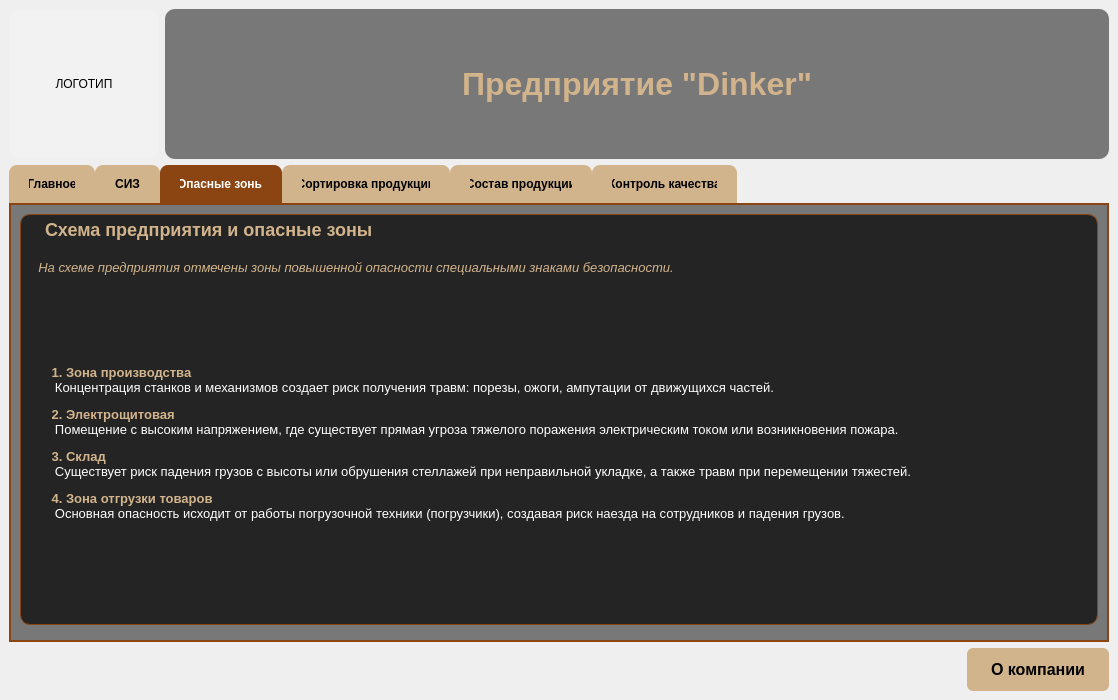
<?xml version="1.0" encoding="UTF-8"?>
<ui version="4.0">
 <class>MainWindow</class>
 <widget class="QMainWindow" name="MainWindow">
  <property name="geometry">
   <rect>
    <x>0</x>
    <y>0</y>
    <width>1113</width>
    <height>700</height>
   </rect>
  </property>
  <property name="windowTitle">
   <string>Предприятие кондитерских изделий &quot;Dinker&quot;</string>
  </property>
  <widget class="QWidget" name="centralwidget">
   <property name="styleSheet">
    <string notr="true">background: transparent;</string>
   </property>
   <layout class="QVBoxLayout" name="verticalLayout">
    <item>
     <layout class="QHBoxLayout" name="headerLayout">
      <item>
       <widget class="QLabel" name="logoLabel">
        <property name="minimumSize">
         <size>
          <width>150</width>
          <height>150</height>
         </size>
        </property>
        <property name="maximumSize">
         <size>
          <width>150</width>
          <height>150</height>
         </size>
        </property>
        <property name="styleSheet">
         <string notr="true">border: 2px solid rgba(0, 0, 0, 0.0); 
background-color: rgba(255, 255, 255, 0.2);
border-radius: 10px; </string>
        </property>
        <property name="frameShape">
         <enum>QFrame::Shape::Box</enum>
        </property>
        <property name="text">
         <string>ЛОГОТИП</string>
        </property>
        <property name="scaledContents">
         <bool>true</bool>
        </property>
        <property name="alignment">
         <set>Qt::AlignmentFlag::AlignCenter</set>
        </property>
       </widget>
      </item>
      <item>
       <widget class="QLabel" name="companyNameLabel">
        <property name="styleSheet">
         <string notr="true">font-size: 24pt; font-weight: bold; color: #D2B48C; padding: 20px; background-color: rgba(0, 0, 0, 0.5); border-radius: 10px; </string>
        </property>
        <property name="text">
         <string>Предприятие &quot;Dinker&quot;</string>
        </property>
        <property name="alignment">
         <set>Qt::AlignmentFlag::AlignCenter</set>
        </property>
       </widget>
      </item>
     </layout>
    </item>
    <item>
     <widget class="QTabWidget" name="tabWidget">
      <property name="styleSheet">
       <string notr="true">QTabWidget::pane { 
    border: 2px solid #8B4513; 
    background-color: rgba(0, 0, 0, 0.5); 
}
QTabBar::tab { 
    background: #D2B48C; 
    padding: 12px 20px; 
    font-weight: bold;
    border-top-left-radius: 8px;
    border-top-right-radius: 8px;
    color: black;
}
QTabBar::tab:selected { 
    background: #8B4513; 
    color: white; 
}
QTabBar::tab:hover { 
    background: #A0522D; 
    color: white; 
}</string>
      </property>
      <property name="currentIndex">
       <number>2</number>
      </property>
      <widget class="QWidget" name="mainTab">
       <attribute name="title">
        <string>Главное</string>
       </attribute>
       <layout class="QVBoxLayout" name="verticalLayout_7">
        <item>
         <widget class="QLabel" name="welcomeLabel">
          <property name="styleSheet">
           <string notr="true">font-size: 36pt; font-weight: bold; color: white; padding: 20px; background-color: rgba(0, 0, 0, 0.3); border-radius: 20px; margin: 20px;</string>
          </property>
          <property name="text">
           <string>Добро пожаловать на наше предприятие!</string>
          </property>
          <property name="alignment">
           <set>Qt::AlignmentFlag::AlignCenter</set>
          </property>
         </widget>
        </item>
        <item>
         <widget class="QTextBrowser" name="welcomeTextBrowser">
          <property name="styleSheet">
           <string notr="true">background-color: rgba(0, 0, 0, 0.5); border-radius: 10px; border: 1px solid #8B4513; color: white;</string>
          </property>
          <property name="html">
           <string>&lt;!DOCTYPE HTML PUBLIC &quot;-//W3C//DTD HTML 4.0//EN&quot; &quot;http://www.w3.org/TR/REC-html40/strict.dtd&quot;&gt;
&lt;html&gt;&lt;head&gt;&lt;meta name=&quot;qrichtext&quot; content=&quot;1&quot; /&gt;&lt;meta charset=&quot;utf-8&quot; /&gt;&lt;style type=&quot;text/css&quot;&gt;
p, li { white-space: pre-wrap; }
hr { height: 1px; border-width: 0; }
li.unchecked::marker { content: &quot;\2610&quot;; }
li.checked::marker { content: &quot;\2612&quot;; }
&lt;/style&gt;&lt;/head&gt;&lt;body style=&quot; font-family:'Segoe UI'; font-size:9pt; font-weight:400; font-style:normal;&quot;&gt;
&lt;h2 align=&quot;center&quot; style=&quot; margin-top:30px; margin-bottom:12px; margin-left:30px; margin-right:30px; -qt-block-indent:0; text-indent:0px;&quot;&gt;&lt;span style=&quot; font-size:12pt; font-weight:700; color:#d2b48c;&quot;&gt;Мы рады приветствовать вас на нашем предприятии!&lt;/span&gt;&lt;/h2&gt;
&lt;p align=&quot;center&quot; style=&quot; margin-top:12px; margin-bottom:12px; margin-left:30px; margin-right:30px; -qt-block-indent:0; text-indent:0px;&quot;&gt;&lt;span style=&quot; font-size:12pt; color:#ffffff;&quot;&gt;Dinker поддерживает вас в воспитании счастливых или не очень детей, предлагая уникальную продукцию наших шоколатье и белую глазурь наших шефов, создавая радостные моменты, которые не забываются. Эта важная составляющая в развитии детей, которая всегда была частью нашей истории.&lt;/span&gt;&lt;/p&gt;
&lt;p align=&quot;center&quot; style=&quot; margin-top:0px; margin-bottom:0px; margin-left:0px; margin-right:0px; -qt-block-indent:0; text-indent:0px;&quot;&gt;&lt;span style=&quot; font-size:12pt; color:#ffffff;&quot;&gt;&lt;br /&gt;&lt;/span&gt;&lt;/p&gt;
&lt;h3 align=&quot;center&quot; style=&quot; margin-top:14px; margin-bottom:12px; margin-left:30px; margin-right:30px; -qt-block-indent:0; text-indent:0px;&quot;&gt;&lt;span style=&quot; font-size:18pt; font-weight:700; color:#d2b48c;&quot;&gt;Используйте вкладки выше для навигации:&lt;/span&gt;&lt;/h3&gt;
&lt;p style=&quot; margin-top:20px; margin-bottom:0px; margin-left:50px; margin-right:50px; -qt-block-indent:1; text-indent:0px;&quot;&gt;&lt;span style=&quot; font-size:12pt; font-weight:700; color:#d2b48c;&quot;&gt;СИЗ&lt;/span&gt;&lt;span style=&quot; font-size:12pt; color:#ffffff;&quot;&gt; - информация о средствах индивидуальной защиты.&lt;/span&gt;&lt;/p&gt;
&lt;p style=&quot; margin-top:0px; margin-bottom:0px; margin-left:50px; margin-right:50px; -qt-block-indent:1; text-indent:0px;&quot;&gt;&lt;span style=&quot; font-size:12pt; font-weight:700; color:#d2b48c;&quot;&gt;Опасные зоны&lt;/span&gt;&lt;span style=&quot; font-size:12pt; color:#ffffff;&quot;&gt; - схема предприятия и зоны повышенной опасности.&lt;/span&gt;&lt;/p&gt;
&lt;p style=&quot; margin-top:0px; margin-bottom:0px; margin-left:50px; margin-right:50px; -qt-block-indent:1; text-indent:0px;&quot;&gt;&lt;span style=&quot; font-size:12pt; font-weight:700; color:#d2b48c;&quot;&gt;Сортировка продукции&lt;/span&gt;&lt;span style=&quot; font-size:12pt; color:#ffffff;&quot;&gt; - классификация нашей продукции.&lt;/span&gt;&lt;/p&gt;
&lt;p style=&quot; margin-top:0px; margin-bottom:0px; margin-left:50px; margin-right:50px; -qt-block-indent:1; text-indent:0px;&quot;&gt;&lt;span style=&quot; font-size:12pt; font-weight:700; color:#d2b48c;&quot;&gt;Состав продукции&lt;/span&gt;&lt;span style=&quot; font-size:12pt; color:#ffffff;&quot;&gt; - ингредиенты и рецептуры.&lt;/span&gt;&lt;/p&gt;
&lt;p style=&quot; margin-top:0px; margin-bottom:20px; margin-left:50px; margin-right:50px; -qt-block-indent:1; text-indent:0px;&quot;&gt;&lt;span style=&quot; font-size:12pt; font-weight:700; color:#d2b48c;&quot;&gt;Контроль качества&lt;/span&gt;&lt;span style=&quot; font-size:12pt; color:#ffffff;&quot;&gt; - стандарты и процедуры контроля.&lt;/span&gt;&lt;/p&gt;
&lt;p align=&quot;center&quot; style=&quot; margin-top:0px; margin-bottom:0px; margin-left:0px; margin-right:0px; -qt-block-indent:0; text-indent:0px;&quot;&gt;&lt;span style=&quot; font-size:12pt; color:#ffffff;&quot;&gt;&lt;br /&gt;&lt;/span&gt;&lt;/p&gt;
&lt;p align=&quot;center&quot; style=&quot; margin-top:12px; margin-bottom:12px; margin-left:30px; margin-right:30px; -qt-block-indent:0; text-indent:0px;&quot;&gt;&lt;span style=&quot; font-size:12pt; font-style:italic; color:#d2b48c;&quot;&gt;Более 1 дня мы создаём (не)сладкие моменты для наших клиентов!&lt;/span&gt;&lt;/p&gt;&lt;/body&gt;&lt;/html&gt;</string>
          </property>
         </widget>
        </item>
       </layout>
      </widget>
      <widget class="QWidget" name="sizTab">
       <attribute name="title">
        <string>СИЗ</string>
       </attribute>
       <layout class="QVBoxLayout" name="verticalLayout_2">
        <item>
         <widget class="QTextBrowser" name="sizTextBrowser">
          <property name="styleSheet">
           <string notr="true">background-color: rgba(0, 0, 0, 0.7); border-radius: 10px; border: 1px solid #8B4513; color: white;</string>
          </property>
          <property name="html">
           <string>&lt;!DOCTYPE HTML PUBLIC &quot;-//W3C//DTD HTML 4.0//EN&quot; &quot;http://www.w3.org/TR/REC-html40/strict.dtd&quot;&gt;
&lt;html&gt;&lt;head&gt;&lt;meta name=&quot;qrichtext&quot; content=&quot;1&quot; /&gt;&lt;meta charset=&quot;utf-8&quot; /&gt;&lt;style type=&quot;text/css&quot;&gt;
p, li { white-space: pre-wrap; }
hr { height: 1px; border-width: 0; }
li.unchecked::marker { content: &quot;\2610&quot;; }
li.checked::marker { content: &quot;\2612&quot;; }
&lt;/style&gt;&lt;/head&gt;&lt;body style=&quot; font-family:'Segoe UI'; font-size:9pt; font-weight:400; font-style:normal;&quot;&gt;
&lt;h2 style=&quot; margin-top:16px; margin-bottom:12px; margin-left:0px; margin-right:0px; -qt-block-indent:0; text-indent:0px;&quot;&gt;&lt;span style=&quot; font-size:10pt; font-weight:700; color:#d2b48c;&quot;&gt;Средства индивидуальной защиты на шоколадной фабрике&lt;/span&gt;&lt;/h2&gt;
&lt;p style=&quot; margin-top:12px; margin-bottom:12px; margin-left:0px; margin-right:0px; -qt-block-indent:0; text-indent:0px;&quot;&gt;&lt;span style=&quot; font-size:10pt; color:#ffffff;&quot;&gt;Все работники производства обязаны использовать следующие СИЗ:&lt;/span&gt;&lt;/p&gt;
&lt;ul style=&quot;margin-top: 0px; margin-bottom: 0px; margin-left: 0px; margin-right: 0px; -qt-list-indent: 1;&quot;&gt;
&lt;li style=&quot; font-size:10pt; color:#ffffff;&quot; style=&quot; margin-top:12px; margin-bottom:0px; margin-left:0px; margin-right:0px; -qt-block-indent:0; text-indent:0px;&quot;&gt;&lt;span style=&quot; font-weight:700; color:#d2b48c;&quot;&gt;Халат белого цвета&lt;/span&gt; - из гипоаллергенной ткани, ежедневная замена&lt;/li&gt;
&lt;li style=&quot; font-size:10pt; color:#ffffff;&quot; style=&quot; margin-top:0px; margin-bottom:0px; margin-left:0px; margin-right:0px; -qt-block-indent:0; text-indent:0px;&quot;&gt;&lt;span style=&quot; font-weight:700; color:#d2b48c;&quot;&gt;Защитная шапочка/сетка для волос&lt;/span&gt; - полное покрытие волос&lt;/li&gt;
&lt;li style=&quot; font-size:10pt; color:#ffffff;&quot; style=&quot; margin-top:0px; margin-bottom:0px; margin-left:0px; margin-right:0px; -qt-block-indent:0; text-indent:0px;&quot;&gt;&lt;span style=&quot; font-weight:700; color:#d2b48c;&quot;&gt;Бахилы/специальная обувь&lt;/span&gt; - антискользящая подошва&lt;/li&gt;
&lt;li style=&quot; font-size:10pt; color:#ffffff;&quot; style=&quot; margin-top:0px; margin-bottom:0px; margin-left:0px; margin-right:0px; -qt-block-indent:0; text-indent:0px;&quot;&gt;&lt;span style=&quot; font-weight:700; color:#d2b48c;&quot;&gt;Перчитки одноразовые&lt;/span&gt; - нитриловые, гипоаллергенные&lt;/li&gt;
&lt;li style=&quot; font-size:10pt; color:#ffffff;&quot; style=&quot; margin-top:0px; margin-bottom:0px; margin-left:0px; margin-right:0px; -qt-block-indent:0; text-indent:0px;&quot;&gt;&lt;span style=&quot; font-weight:700; color:#d2b48c;&quot;&gt;Маска/респиратор&lt;/span&gt; - при работе с сыпучими материалами&lt;/li&gt;
&lt;li style=&quot; font-size:10pt; color:#ffffff;&quot; style=&quot; margin-top:0px; margin-bottom:12px; margin-left:0px; margin-right:0px; -qt-block-indent:0; text-indent:0px;&quot;&gt;&lt;span style=&quot; font-weight:700; color:#d2b48c;&quot;&gt;Защитные очки&lt;/span&gt; - при работе с горячими массами&lt;/li&gt;&lt;/ul&gt;
&lt;h3 style=&quot; margin-top:14px; margin-bottom:12px; margin-left:0px; margin-right:0px; -qt-block-indent:0; text-indent:0px;&quot;&gt;&lt;span style=&quot; font-size:10pt; font-weight:700; color:#d2b48c;&quot;&gt;Требования к гигиене:&lt;/span&gt;&lt;/h3&gt;
&lt;ul style=&quot;margin-top: 0px; margin-bottom: 0px; margin-left: 0px; margin-right: 0px; -qt-list-indent: 1;&quot;&gt;
&lt;li style=&quot; font-size:10pt; color:#ffffff;&quot; style=&quot; margin-top:12px; margin-bottom:0px; margin-left:0px; margin-right:0px; -qt-block-indent:0; text-indent:0px;&quot;&gt;Обязательное мытье рук перед началом работы&lt;/li&gt;
&lt;li style=&quot; font-size:10pt; color:#ffffff;&quot; style=&quot; margin-top:0px; margin-bottom:0px; margin-left:0px; margin-right:0px; -qt-block-indent:0; text-indent:0px;&quot;&gt;Запрет на ношение украшений и часов&lt;/li&gt;
&lt;li style=&quot; font-size:10pt; color:#ffffff;&quot; style=&quot; margin-top:0px; margin-bottom:12px; margin-left:0px; margin-right:0px; -qt-block-indent:0; text-indent:0px;&quot;&gt;Регулярная дезинфекция рабочего места&lt;/li&gt;&lt;/ul&gt;&lt;/body&gt;&lt;/html&gt;</string>
          </property>
         </widget>
        </item>
       </layout>
      </widget>
      <widget class="QWidget" name="dangerZonesTab">
       <attribute name="title">
        <string>Опасные зоны</string>
       </attribute>
       <layout class="QVBoxLayout" name="verticalLayout_3">
        <item>
         <widget class="QTextBrowser" name="dangerZonesTextBrowser">
          <property name="styleSheet">
           <string notr="true">background-color: rgba(0, 0, 0, 0.7); border-radius: 10px; border: 1px solid #8B4513; color: white;</string>
          </property>
          <property name="html">
           <string>&lt;!DOCTYPE HTML PUBLIC &quot;-//W3C//DTD HTML 4.0//EN&quot; &quot;http://www.w3.org/TR/REC-html40/strict.dtd&quot;&gt;
&lt;html&gt;&lt;head&gt;&lt;meta name=&quot;qrichtext&quot; content=&quot;1&quot; /&gt;&lt;meta charset=&quot;utf-8&quot; /&gt;&lt;style type=&quot;text/css&quot;&gt;
p, li { white-space: pre-wrap; }
hr { height: 1px; border-width: 0; }
li.unchecked::marker { content: &quot;\2610&quot;; }
li.checked::marker { content: &quot;\2612&quot;; }
&lt;/style&gt;&lt;/head&gt;&lt;body style=&quot; font-family:'Segoe UI'; font-size:9pt; font-weight:400; font-style:normal;&quot;&gt;
&lt;h2 style=&quot; margin-top:16px; margin-bottom:12px; margin-left:0px; margin-right:0px; -qt-block-indent:0; text-indent:0px;&quot;&gt;&lt;span style=&quot; font-size:x-large; font-weight:700;&quot;&gt;    &lt;/span&gt;&lt;span style=&quot; font-size:10pt; font-weight:700; color:#d2b48c;&quot;&gt;Схема предприятия и опасные зоны&lt;/span&gt;&lt;/h2&gt;
&lt;p style=&quot; margin-top:20px; margin-bottom:20px; margin-left:0px; margin-right:0px; -qt-block-indent:0; text-indent:0px;&quot;&gt;    &lt;span style=&quot; font-size:10pt; font-style:italic; color:#d2b48c;&quot;&gt;На схеме предприятия отмечены зоны повышенной опасности специальными знаками безопасности.&lt;/span&gt;&lt;/p&gt;
&lt;p align=&quot;center&quot; style=&quot; margin-top:20px; margin-bottom:20px; margin-left:0px; margin-right:0px; -qt-block-indent:0; text-indent:0px;&quot;&gt;    &lt;img src=&quot;schema.jpg&quot; style=&quot;max-width:100%;&quot; /&gt;&lt;/p&gt;
&lt;p style=&quot; margin-top:30px; margin-bottom:0px; margin-left:0px; margin-right:0px; -qt-block-indent:0; text-indent:0px;&quot;&gt;    &lt;/p&gt;
&lt;p style=&quot; margin-top:12px; margin-bottom:12px; margin-left:0px; margin-right:0px; -qt-block-indent:0; text-indent:0px;&quot;&gt;        &lt;span style=&quot; font-size:10pt; font-weight:700; color:#d2b48c;&quot;&gt;1. Зона производства&lt;/span&gt;&lt;br /&gt;         &lt;span style=&quot; font-size:10pt; color:#ffffff;&quot;&gt;Концентрация станков и механизмов создает риск получения травм: порезы, ожоги, ампутации от движущихся частей.&lt;/span&gt;         &lt;/p&gt;
&lt;p style=&quot; margin-top:12px; margin-bottom:12px; margin-left:0px; margin-right:0px; -qt-block-indent:0; text-indent:0px;&quot;&gt;        &lt;span style=&quot; font-size:10pt; font-weight:700; color:#d2b48c;&quot;&gt;2. Электрощитовая&lt;/span&gt;&lt;br /&gt;         &lt;span style=&quot; font-size:10pt; color:#ffffff;&quot;&gt;Помещение с высоким напряжением, где существует прямая угроза тяжелого поражения электрическим током или возникновения пожара.&lt;/span&gt;         &lt;/p&gt;
&lt;p style=&quot; margin-top:12px; margin-bottom:12px; margin-left:0px; margin-right:0px; -qt-block-indent:0; text-indent:0px;&quot;&gt;        &lt;span style=&quot; font-size:10pt; font-weight:700; color:#d2b48c;&quot;&gt;3. Склад&lt;/span&gt;&lt;br /&gt;         &lt;span style=&quot; font-size:10pt; color:#ffffff;&quot;&gt;Существует риск падения грузов с высоты или обрушения стеллажей при неправильной укладке, а также травм при перемещении тяжестей.&lt;/span&gt;         &lt;/p&gt;
&lt;p style=&quot; margin-top:12px; margin-bottom:12px; margin-left:0px; margin-right:0px; -qt-block-indent:0; text-indent:0px;&quot;&gt;        &lt;span style=&quot; font-size:10pt; font-weight:700; color:#d2b48c;&quot;&gt;4. Зона отгрузки товаров&lt;/span&gt;&lt;br /&gt;         &lt;span style=&quot; font-size:10pt; color:#ffffff;&quot;&gt;Основная опасность исходит от работы погрузочной техники (погрузчики), создавая риск наезда на сотрудников и падения грузов.&lt;/span&gt;     &lt;/p&gt;&lt;/body&gt;&lt;/html&gt;</string>
          </property>
         </widget>
        </item>
        <item>
         <widget class="QFrame" name="frame">
          <property name="frameShape">
           <enum>QFrame::Shape::StyledPanel</enum>
          </property>
          <property name="frameShadow">
           <enum>QFrame::Shadow::Raised</enum>
          </property>
         </widget>
        </item>
       </layout>
      </widget>
      <widget class="QWidget" name="sortingTab">
       <attribute name="title">
        <string>Сортировка продукции</string>
       </attribute>
       <layout class="QVBoxLayout" name="verticalLayout_4">
        <item>
         <widget class="QTextBrowser" name="sortingTextBrowser">
          <property name="styleSheet">
           <string notr="true">background-color: rgba(0, 0, 0, 0.7); border-radius: 10px; border: 1px solid #8B4513; color: white;</string>
          </property>
          <property name="html">
           <string>&lt;!DOCTYPE HTML PUBLIC &quot;-//W3C//DTD HTML 4.0//EN&quot; &quot;http://www.w3.org/TR/REC-html40/strict.dtd&quot;&gt;
&lt;html&gt;&lt;head&gt;&lt;meta name=&quot;qrichtext&quot; content=&quot;1&quot; /&gt;&lt;meta charset=&quot;utf-8&quot; /&gt;&lt;style type=&quot;text/css&quot;&gt;
p, li { white-space: pre-wrap; }
hr { height: 1px; border-width: 0; }
li.unchecked::marker { content: &quot;\2610&quot;; }
li.checked::marker { content: &quot;\2612&quot;; }
&lt;/style&gt;&lt;/head&gt;&lt;body style=&quot; font-family:'Segoe UI'; font-size:9pt; font-weight:400; font-style:normal;&quot;&gt;
&lt;h2 align=&quot;center&quot; style=&quot; margin-top:16px; margin-bottom:12px; margin-left:0px; margin-right:0px; -qt-block-indent:0; text-indent:0px;&quot;&gt;&lt;span style=&quot; font-size:x-large; font-weight:700;&quot;&gt;    &lt;/span&gt;&lt;span style=&quot; font-size:10pt; font-weight:700; color:#d2b48c;&quot;&gt;Сортировка кондитерской продукции&lt;/span&gt;&lt;/h2&gt;
&lt;h3 align=&quot;center&quot; style=&quot; margin-top:14px; margin-bottom:12px; margin-left:0px; margin-right:0px; -qt-block-indent:0; text-indent:0px;&quot;&gt;&lt;span style=&quot; font-size:large; font-weight:700;&quot;&gt;    &lt;/span&gt;&lt;span style=&quot; font-size:10pt; font-weight:700; color:#d2b48c;&quot;&gt;Основные категории продукции:&lt;/span&gt;&lt;/h3&gt;
&lt;ol style=&quot;margin-top: 0px; margin-bottom: 0px; margin-left: 0px; margin-right: 0px; -qt-list-indent: 1;&quot;&gt;
&lt;li style=&quot; margin-top:12px; margin-bottom:0px; margin-left:0px; margin-right:0px; -qt-block-indent:0; text-indent:0px;&quot;&gt;    &lt;span style=&quot; font-size:10pt; font-weight:700; color:#d2b48c;&quot;&gt;Шоколадные батончики&lt;/span&gt;    
&lt;ul style=&quot;margin-top: 0px; margin-bottom: 0px; margin-left: 0px; margin-right: 0px; -qt-list-indent: 2;&quot;&gt;
&lt;li style=&quot; margin-top:0px; margin-bottom:0px; margin-left:0px; margin-right:0px; -qt-block-indent:0; text-indent:0px;&quot;&gt;С хрустящими злаками        &lt;/li&gt;
&lt;li style=&quot; margin-top:0px; margin-bottom:0px; margin-left:0px; margin-right:0px; -qt-block-indent:0; text-indent:0px;&quot;&gt;С вафлями и кремом        &lt;/li&gt;
&lt;li style=&quot; margin-top:0px; margin-bottom:0px; margin-left:0px; margin-right:0px; -qt-block-indent:0; text-indent:0px;&quot;&gt;С нугой и воздушным рисом        &lt;/li&gt;
&lt;li style=&quot; margin-top:0px; margin-bottom:0px; margin-left:0px; margin-right:0px; -qt-block-indent:0; text-indent:0px;&quot;&gt;Мини-формат    &lt;/li&gt;&lt;/ul&gt;&lt;/li&gt;
&lt;p style=&quot;-qt-paragraph-type:empty; margin-top:0px; margin-bottom:0px; margin-left:0px; margin-right:0px; -qt-block-indent:0; text-indent:0px;&quot;&gt;&lt;br /&gt;&lt;/p&gt;
&lt;li style=&quot; margin-top:0px; margin-bottom:0px; margin-left:0px; margin-right:0px; -qt-block-indent:0; text-indent:0px;&quot;&gt;    &lt;span style=&quot; font-size:10pt; font-weight:700; color:#d2b48c;&quot;&gt;Шоколадные изделия&lt;/span&gt;    
&lt;ul style=&quot;margin-top: 0px; margin-bottom: 0px; margin-left: 0px; margin-right: 0px; -qt-list-indent: 2;&quot;&gt;
&lt;li style=&quot; margin-top:0px; margin-bottom:0px; margin-left:0px; margin-right:0px; -qt-block-indent:0; text-indent:0px;&quot;&gt;Шоколадные яйца с сюрпризом        &lt;/li&gt;
&lt;li style=&quot; margin-top:0px; margin-bottom:0px; margin-left:0px; margin-right:0px; -qt-block-indent:0; text-indent:0px;&quot;&gt;Фигурный шоколад        &lt;/li&gt;
&lt;li style=&quot; margin-top:0px; margin-bottom:0px; margin-left:0px; margin-right:0px; -qt-block-indent:0; text-indent:0px;&quot;&gt;Молочный шоколад        &lt;/li&gt;
&lt;li style=&quot; margin-top:0px; margin-bottom:0px; margin-left:0px; margin-right:0px; -qt-block-indent:0; text-indent:0px;&quot;&gt;Белый шоколад    &lt;/li&gt;&lt;/ul&gt;&lt;/li&gt;
&lt;p style=&quot;-qt-paragraph-type:empty; margin-top:0px; margin-bottom:0px; margin-left:0px; margin-right:0px; -qt-block-indent:0; text-indent:0px;&quot;&gt;&lt;br /&gt;&lt;/p&gt;
&lt;li style=&quot; margin-top:0px; margin-bottom:0px; margin-left:0px; margin-right:0px; -qt-block-indent:0; text-indent:0px;&quot;&gt;    &lt;span style=&quot; font-size:10pt; font-weight:700; color:#d2b48c;&quot;&gt;Мучные кондитерские изделия&lt;/span&gt;    
&lt;ul style=&quot;margin-top: 0px; margin-bottom: 0px; margin-left: 0px; margin-right: 0px; -qt-list-indent: 2;&quot;&gt;
&lt;li style=&quot; margin-top:0px; margin-bottom:0px; margin-left:0px; margin-right:0px; -qt-block-indent:0; text-indent:0px;&quot;&gt;Шоколадные кексы        &lt;/li&gt;
&lt;li style=&quot; margin-top:0px; margin-bottom:0px; margin-left:0px; margin-right:0px; -qt-block-indent:0; text-indent:0px;&quot;&gt;Пончики с глазурью        &lt;/li&gt;
&lt;li style=&quot; margin-top:0px; margin-bottom:0px; margin-left:0px; margin-right:0px; -qt-block-indent:0; text-indent:0px;&quot;&gt;Бисквитные изделия    &lt;/li&gt;&lt;/ul&gt;&lt;/li&gt;&lt;/ol&gt;
&lt;h3 align=&quot;center&quot; style=&quot; margin-top:14px; margin-bottom:12px; margin-left:0px; margin-right:0px; -qt-block-indent:0; text-indent:0px;&quot;&gt;&lt;span style=&quot; font-size:large; font-weight:700;&quot;&gt;    &lt;/span&gt;&lt;span style=&quot; font-size:10pt; font-weight:700; color:#d2b48c;&quot;&gt;Процесс сортировки:&lt;/span&gt;&lt;/h3&gt;
&lt;ul style=&quot;margin-top: 0px; margin-bottom: 0px; margin-left: 0px; margin-right: 0px; -qt-list-indent: 1;&quot;&gt;
&lt;li style=&quot; margin-top:12px; margin-bottom:0px; margin-left:0px; margin-right:0px; -qt-block-indent:0; text-indent:0px;&quot;&gt;Автоматическая сортировка по весу и размеру    &lt;/li&gt;
&lt;li style=&quot; margin-top:0px; margin-bottom:0px; margin-left:0px; margin-right:0px; -qt-block-indent:0; text-indent:0px;&quot;&gt;Визуальный контроль качества шоколадной глазури    &lt;/li&gt;
&lt;li style=&quot; margin-top:0px; margin-bottom:0px; margin-left:0px; margin-right:0px; -qt-block-indent:0; text-indent:0px;&quot;&gt;Упаковка по товарным категориям    &lt;/li&gt;
&lt;li style=&quot; margin-top:0px; margin-bottom:12px; margin-left:0px; margin-right:0px; -qt-block-indent:0; text-indent:0px;&quot;&gt;Маркировка и штрих-кодирование партий&lt;/li&gt;&lt;/ul&gt;&lt;/body&gt;&lt;/html&gt;</string>
          </property>
         </widget>
        </item>
       </layout>
      </widget>
      <widget class="QWidget" name="compositionTab">
       <attribute name="title">
        <string>Состав продукции</string>
       </attribute>
       <layout class="QVBoxLayout" name="verticalLayout_5">
        <item>
         <widget class="QTextBrowser" name="compositionTextBrowser">
          <property name="styleSheet">
           <string notr="true">background-color: rgba(0, 0, 0, 0.7); border-radius: 10px; border: 1px solid #8B4513; color: white;</string>
          </property>
          <property name="html">
           <string>&lt;!DOCTYPE HTML PUBLIC &quot;-//W3C//DTD HTML 4.0//EN&quot; &quot;http://www.w3.org/TR/REC-html40/strict.dtd&quot;&gt;
&lt;html&gt;&lt;head&gt;&lt;meta name=&quot;qrichtext&quot; content=&quot;1&quot; /&gt;&lt;meta charset=&quot;utf-8&quot; /&gt;&lt;style type=&quot;text/css&quot;&gt;
p, li { white-space: pre-wrap; }
hr { height: 1px; border-width: 0; }
li.unchecked::marker { content: &quot;\2610&quot;; }
li.checked::marker { content: &quot;\2612&quot;; }
&lt;/style&gt;&lt;/head&gt;&lt;body style=&quot; font-family:'Segoe UI'; font-size:9pt; font-weight:400; font-style:normal;&quot;&gt;
&lt;h2 style=&quot; margin-top:16px; margin-bottom:12px; margin-left:0px; margin-right:0px; -qt-block-indent:0; text-indent:0px;&quot;&gt;&lt;span style=&quot; font-size:10pt; font-weight:700; color:#d2b48c;&quot;&gt;Состав шоколадной продукции&lt;/span&gt;&lt;/h2&gt;
&lt;h3 style=&quot; margin-top:14px; margin-bottom:12px; margin-left:0px; margin-right:0px; -qt-block-indent:0; text-indent:0px;&quot;&gt;&lt;span style=&quot; font-size:10pt; font-weight:700; color:#d2b48c;&quot;&gt;Основные ингредиенты:&lt;/span&gt;&lt;/h3&gt;
&lt;ul style=&quot;margin-top: 0px; margin-bottom: 0px; margin-left: 0px; margin-right: 0px; -qt-list-indent: 1;&quot;&gt;
&lt;li style=&quot; font-size:10pt; color:#ffffff;&quot; style=&quot; margin-top:12px; margin-bottom:0px; margin-left:0px; margin-right:0px; -qt-block-indent:0; text-indent:0px;&quot;&gt;&lt;span style=&quot; font-weight:700; color:#d2b48c;&quot;&gt;Какао-бобы&lt;/span&gt; - отборные, из Эквадора и Ганы&lt;/li&gt;
&lt;li style=&quot; font-size:10pt; color:#ffffff;&quot; style=&quot; margin-top:0px; margin-bottom:0px; margin-left:0px; margin-right:0px; -qt-block-indent:0; text-indent:0px;&quot;&gt;&lt;span style=&quot; font-weight:700; color:#d2b48c;&quot;&gt;Сахар&lt;/span&gt; - натуральный тростниковый&lt;/li&gt;
&lt;li style=&quot; font-size:10pt; color:#ffffff;&quot; style=&quot; margin-top:0px; margin-bottom:0px; margin-left:0px; margin-right:0px; -qt-block-indent:0; text-indent:0px;&quot;&gt;&lt;span style=&quot; font-weight:700; color:#d2b48c;&quot;&gt;Какао-масло&lt;/span&gt; - 100% натуральное&lt;/li&gt;
&lt;li style=&quot; font-size:10pt; color:#ffffff;&quot; style=&quot; margin-top:0px; margin-bottom:0px; margin-left:0px; margin-right:0px; -qt-block-indent:0; text-indent:0px;&quot;&gt;&lt;span style=&quot; font-weight:700; color:#d2b48c;&quot;&gt;Сухое молоко&lt;/span&gt; - высший сорт&lt;/li&gt;
&lt;li style=&quot; font-size:10pt; color:#ffffff;&quot; style=&quot; margin-top:0px; margin-bottom:0px; margin-left:0px; margin-right:0px; -qt-block-indent:0; text-indent:0px;&quot;&gt;&lt;span style=&quot; font-weight:700; color:#d2b48c;&quot;&gt;Лецитин&lt;/span&gt; - соевый, как эмульгатор&lt;/li&gt;
&lt;li style=&quot; font-size:10pt; color:#ffffff;&quot; style=&quot; margin-top:0px; margin-bottom:12px; margin-left:0px; margin-right:0px; -qt-block-indent:0; text-indent:0px;&quot;&gt;&lt;span style=&quot; font-weight:700; color:#d2b48c;&quot;&gt;Натуральные ароматизаторы&lt;/span&gt; - ваниль, мята, апельсин&lt;/li&gt;&lt;/ul&gt;
&lt;h3 style=&quot; margin-top:14px; margin-bottom:12px; margin-left:0px; margin-right:0px; -qt-block-indent:0; text-indent:0px;&quot;&gt;&lt;span style=&quot; font-size:10pt; font-weight:700; color:#d2b48c;&quot;&gt;Продукция:&lt;/span&gt;&lt;/h3&gt;
&lt;p style=&quot; margin-top:12px; margin-bottom:0px; margin-left:5px; margin-right:5px; -qt-block-indent:0; text-indent:0px;&quot;&gt;&lt;span style=&quot; font-size:10pt; color:#ffffff;&quot;&gt;1. &lt;/span&gt;&lt;span style=&quot; font-size:10pt; font-weight:700; color:#d2b48c;&quot;&gt;Молочный шоколад &amp;quot;Sock-o-late&amp;quot;&lt;/span&gt;&lt;span style=&quot; font-size:10pt; color:#ffffff;&quot;&gt;.&lt;/span&gt;&lt;/p&gt;
&lt;p style=&quot; margin-top:0px; margin-bottom:12px; margin-left:5px; margin-right:5px; -qt-block-indent:0; text-indent:0px;&quot;&gt;&lt;span style=&quot; font-size:10pt; color:#ffffff;&quot;&gt;Состав: какао бобы, сливки, молоко сухое, сахар, какао масло, растительное масло, ванильный сахар.&lt;/span&gt;&lt;/p&gt;
&lt;p style=&quot; margin-top:12px; margin-bottom:0px; margin-left:5px; margin-right:5px; -qt-block-indent:0; text-indent:0px;&quot;&gt;&lt;span style=&quot; font-size:10pt; color:#ffffff;&quot;&gt;2. &lt;/span&gt;&lt;span style=&quot; font-size:10pt; font-weight:700; color:#d2b48c;&quot;&gt;Белый шоколад &amp;quot;Sock-o-late Racist Edition&amp;quot;&lt;/span&gt;&lt;span style=&quot; font-size:10pt; color:#ffffff;&quot;&gt;.&lt;/span&gt;&lt;/p&gt;
&lt;p style=&quot; margin-top:0px; margin-bottom:12px; margin-left:5px; margin-right:5px; -qt-block-indent:0; text-indent:0px;&quot;&gt;&lt;span style=&quot; font-size:10pt; color:#ffffff;&quot;&gt;Состав: какао масло, сухое молоко сахар, ванильный сахар.&lt;/span&gt;&lt;/p&gt;
&lt;p style=&quot; margin-top:12px; margin-bottom:0px; margin-left:5px; margin-right:5px; -qt-block-indent:0; text-indent:0px;&quot;&gt;&lt;span style=&quot; font-size:10pt; color:#ffffff;&quot;&gt;3. &lt;/span&gt;&lt;span style=&quot; font-size:10pt; font-weight:700; color:#d2b48c;&quot;&gt;Батончик &amp;quot;Dinker Town&amp;quot;&lt;/span&gt;&lt;span style=&quot; font-size:10pt; color:#ffffff;&quot;&gt; - Хрустящий батончик с нежными злаками и молочным шоколадом.&lt;/span&gt;&lt;/p&gt;
&lt;p style=&quot; margin-top:0px; margin-bottom:12px; margin-left:5px; margin-right:5px; -qt-block-indent:0; text-indent:0px;&quot;&gt;&lt;span style=&quot; font-size:10pt; color:#ffffff;&quot;&gt;Состав: воздушные злаки, карамель, арахис, фирменный молочный шоколад.&lt;/span&gt;&lt;/p&gt;
&lt;p style=&quot; margin-top:12px; margin-bottom:0px; margin-left:5px; margin-right:5px; -qt-block-indent:0; text-indent:0px;&quot;&gt;&lt;span style=&quot; font-size:10pt; color:#ffffff;&quot;&gt;4. &lt;/span&gt;&lt;span style=&quot; font-size:10pt; font-weight:700; color:#d2b48c;&quot;&gt;Батончик &amp;quot;Dinker Decoy&amp;quot;&lt;/span&gt;&lt;span style=&quot; font-size:10pt; color:#ffffff;&quot;&gt; - Лёгкий и воздушный батончик с нугой и хрустящим рисом.&lt;/span&gt;&lt;/p&gt;
&lt;p style=&quot; margin-top:0px; margin-bottom:12px; margin-left:5px; margin-right:5px; -qt-block-indent:0; text-indent:0px;&quot;&gt;&lt;span style=&quot; font-size:10pt; color:#ffffff;&quot;&gt;Состав: воздушный рис, нуга, фирменный молочный шоколад.&lt;/span&gt;&lt;/p&gt;
&lt;p style=&quot; margin-top:12px; margin-bottom:0px; margin-left:5px; margin-right:5px; -qt-block-indent:0; text-indent:0px;&quot;&gt;&lt;span style=&quot; font-size:10pt; color:#ffffff;&quot;&gt;5. &lt;/span&gt;&lt;span style=&quot; font-size:10pt; font-weight:700; color:#d2b48c;&quot;&gt;Шоколадное яйцо &amp;quot;Dinker No Prize&amp;quot;&lt;/span&gt;&lt;span style=&quot; font-size:10pt; color:#ffffff;&quot;&gt; - Молочное шоколадное яйцо с сюрпризом внутри.&lt;/span&gt;&lt;/p&gt;
&lt;p style=&quot; margin-top:0px; margin-bottom:12px; margin-left:5px; margin-right:5px; -qt-block-indent:0; text-indent:0px;&quot;&gt;&lt;span style=&quot; font-size:10pt; color:#ffffff;&quot;&gt;Состав: фирменный молочный шоколад, карамельная начинка.&lt;/span&gt;&lt;/p&gt;
&lt;p style=&quot; margin-top:12px; margin-bottom:0px; margin-left:5px; margin-right:5px; -qt-block-indent:0; text-indent:0px;&quot;&gt;&lt;span style=&quot; font-size:10pt; color:#ffffff;&quot;&gt;6. &lt;/span&gt;&lt;span style=&quot; font-size:10pt; font-weight:700; color:#d2b48c;&quot;&gt;Мини-батончик &amp;quot;Dinker Credit Cards&amp;quot;&lt;/span&gt;&lt;span style=&quot; font-size:10pt; color:#ffffff;&quot;&gt; - Тонкий хрустящий вафельный батончик в белом шоколаде.&lt;/span&gt;&lt;/p&gt;
&lt;p style=&quot; margin-top:0px; margin-bottom:12px; margin-left:5px; margin-right:5px; -qt-block-indent:0; text-indent:0px;&quot;&gt;&lt;span style=&quot; font-size:10pt; color:#ffffff;&quot;&gt;Состав: вафля, карамель, фирменный белый шоколад.&lt;/span&gt;&lt;/p&gt;
&lt;p style=&quot; margin-top:12px; margin-bottom:0px; margin-left:5px; margin-right:5px; -qt-block-indent:0; text-indent:0px;&quot;&gt;&lt;span style=&quot; font-size:10pt; color:#ffffff;&quot;&gt;7. &lt;/span&gt;&lt;span style=&quot; font-size:10pt; font-weight:700; color:#d2b48c;&quot;&gt;Кекс &amp;quot;Dinker Toxic&amp;quot;&lt;/span&gt;&lt;span style=&quot; font-size:10pt; color:#ffffff;&quot;&gt; - Влажный шоколадный кекс с яркой зеленой глазурью.&lt;/span&gt;&lt;/p&gt;
&lt;p style=&quot; margin-top:0px; margin-bottom:12px; margin-left:5px; margin-right:5px; -qt-block-indent:0; text-indent:0px;&quot;&gt;&lt;span style=&quot; font-size:10pt; color:#ffffff;&quot;&gt;Состав: шоколадный бисквит, кремовая начинка, фирменный молочный шоколад (глазурь).&lt;/span&gt;&lt;/p&gt;
&lt;p style=&quot; margin-top:12px; margin-bottom:0px; margin-left:5px; margin-right:5px; -qt-block-indent:0; text-indent:0px;&quot;&gt;&lt;span style=&quot; font-size:10pt; color:#ffffff;&quot;&gt;8. &lt;/span&gt;&lt;span style=&quot; font-size:10pt; font-weight:700; color:#d2b48c;&quot;&gt;Пончик &amp;quot;Dinker Null&amp;quot;&lt;/span&gt;&lt;span style=&quot; font-size:10pt; color:#ffffff;&quot;&gt; - Классический сахарный пончик с цветной посыпкой.&lt;/span&gt;&lt;/p&gt;
&lt;p style=&quot; margin-top:0px; margin-bottom:12px; margin-left:5px; margin-right:5px; -qt-block-indent:0; text-indent:0px;&quot;&gt;&lt;span style=&quot; font-size:10pt; color:#ffffff;&quot;&gt;Состав: дрожжевое тесто, сахарная глазурь, кондитерская посыпка.&lt;/span&gt;&lt;/p&gt;
&lt;p style=&quot; margin-top:12px; margin-bottom:0px; margin-left:5px; margin-right:5px; -qt-block-indent:0; text-indent:0px;&quot;&gt;&lt;span style=&quot; font-size:10pt; color:#ffffff;&quot;&gt;9. &lt;/span&gt;&lt;span style=&quot; font-size:10pt; font-weight:700; color:#d2b48c;&quot;&gt;Батончик &amp;quot;Dinker BuyElo&amp;quot;&lt;/span&gt;&lt;span style=&quot; font-size:10pt; color:#ffffff;&quot;&gt; - Хрустящий вафельный батончик с нежной кремовой начинкой.&lt;/span&gt;&lt;/p&gt;
&lt;p style=&quot; margin-top:0px; margin-bottom:12px; margin-left:5px; margin-right:5px; -qt-block-indent:0; text-indent:0px;&quot;&gt;&lt;span style=&quot; font-size:10pt; color:#ffffff;&quot;&gt;Состав: вафля, кремовая начинка, измельченный миндаль, фирменный молочный шоколад.&lt;/span&gt;&lt;/p&gt;
&lt;h3 style=&quot; margin-top:14px; margin-bottom:12px; margin-left:0px; margin-right:0px; -qt-block-indent:0; text-indent:0px;&quot;&gt;&lt;span style=&quot; font-size:10pt; font-weight:700; color:#d2b48c;&quot;&gt;Поставка ингредиентов:&lt;/span&gt;&lt;/h3&gt;
&lt;p style=&quot; margin-top:12px; margin-bottom:12px; margin-left:5px; margin-right:5px; -qt-block-indent:0; text-indent:0px;&quot;&gt;&lt;span style=&quot; font-size:10pt; color:#ffffff;&quot;&gt;Основные ингредиенты (какао-продукты, орехи, мука) поставляются по долгосрочным контрактам с проверенными производителями. Сырье проходит строгий входящий контроль качества. Логистика выстроена для обеспечения бесперебойных поставок и сохранения свежести продукции.&lt;/span&gt;&lt;/p&gt;&lt;/body&gt;&lt;/html&gt;</string>
          </property>
         </widget>
        </item>
       </layout>
      </widget>
      <widget class="QWidget" name="qualityControlTab">
       <attribute name="title">
        <string>Контроль качества</string>
       </attribute>
       <layout class="QVBoxLayout" name="verticalLayout_6">
        <item>
         <widget class="QTextBrowser" name="qualityControlTextBrowser">
          <property name="styleSheet">
           <string notr="true">background-color: rgba(0, 0, 0, 0.7); border-radius: 10px; border: 1px solid #8B4513; color: white;</string>
          </property>
          <property name="html">
           <string>&lt;!DOCTYPE HTML PUBLIC &quot;-//W3C//DTD HTML 4.0//EN&quot; &quot;http://www.w3.org/TR/REC-html40/strict.dtd&quot;&gt;
&lt;html&gt;&lt;head&gt;&lt;meta name=&quot;qrichtext&quot; content=&quot;1&quot; /&gt;&lt;meta charset=&quot;utf-8&quot; /&gt;&lt;style type=&quot;text/css&quot;&gt;
p, li { white-space: pre-wrap; }
hr { height: 1px; border-width: 0; }
li.unchecked::marker { content: &quot;\2610&quot;; }
li.checked::marker { content: &quot;\2612&quot;; }
&lt;/style&gt;&lt;/head&gt;&lt;body style=&quot; font-family:'Segoe UI'; font-size:9pt; font-weight:400; font-style:normal;&quot;&gt;
&lt;h2 align=&quot;center&quot; style=&quot; margin-top:16px; margin-bottom:12px; margin-left:0px; margin-right:0px; -qt-block-indent:0; text-indent:0px;&quot;&gt;&lt;span style=&quot; font-size:x-large; font-weight:700;&quot;&gt;    &lt;/span&gt;&lt;span style=&quot; font-size:10pt; font-weight:700; color:#d2b48c;&quot;&gt;Контроль качества продукции&lt;/span&gt;&lt;/h2&gt;
&lt;h3 style=&quot; margin-top:14px; margin-bottom:12px; margin-left:0px; margin-right:0px; -qt-block-indent:0; text-indent:0px;&quot;&gt;&lt;span style=&quot; font-size:large; font-weight:700;&quot;&gt;    &lt;/span&gt;&lt;span style=&quot; font-size:10pt; font-weight:700; color:#d2b48c;&quot;&gt;Многоуровневая система контроля:&lt;/span&gt;&lt;/h3&gt;
&lt;ol style=&quot;margin-top: 0px; margin-bottom: 0px; margin-left: 0px; margin-right: 0px; -qt-list-indent: 1;&quot;&gt;
&lt;li style=&quot; margin-top:12px; margin-bottom:0px; margin-left:0px; margin-right:0px; -qt-block-indent:0; text-indent:0px;&quot;&gt;        &lt;span style=&quot; font-size:10pt; font-weight:700; color:#d2b48c;&quot;&gt;Входной контроль сырья&lt;/span&gt;        &lt;/li&gt;
&lt;li style=&quot; margin-top:0px; margin-bottom:0px; margin-left:0px; margin-right:0px; -qt-block-indent:0; text-indent:0px;&quot;&gt;        &lt;span style=&quot; font-size:10pt; font-weight:700; color:#d2b48c;&quot;&gt;Операционный контроль процесса&lt;/span&gt;        &lt;/li&gt;
&lt;li style=&quot; margin-top:0px; margin-bottom:0px; margin-left:0px; margin-right:0px; -qt-block-indent:0; text-indent:0px;&quot;&gt;        &lt;span style=&quot; font-size:10pt; font-weight:700; color:#d2b48c;&quot;&gt;Выходной контроль готовой продукции&lt;/span&gt;    &lt;/li&gt;&lt;/ol&gt;
&lt;p style=&quot;-qt-paragraph-type:empty; margin-top:0px; margin-bottom:0px; margin-left:0px; margin-right:0px; -qt-block-indent:0; text-indent:0px;&quot;&gt;&lt;br /&gt;&lt;/p&gt;
&lt;h3 style=&quot; margin-top:14px; margin-bottom:12px; margin-left:0px; margin-right:0px; -qt-block-indent:0; text-indent:0px;&quot;&gt;&lt;span style=&quot; font-size:large; font-weight:700;&quot;&gt;    &lt;/span&gt;&lt;span style=&quot; font-size:10pt; font-weight:700; color:#d2b48c;&quot;&gt;Критерии брака:&lt;/span&gt;&lt;/h3&gt;
&lt;ul style=&quot;margin-top: 0px; margin-bottom: 0px; margin-left: 0px; margin-right: 0px; -qt-list-indent: 1;&quot;&gt;
&lt;li style=&quot; margin-top:12px; margin-bottom:0px; margin-left:0px; margin-right:0px; -qt-block-indent:0; text-indent:0px;&quot;&gt;        &lt;span style=&quot; font-size:10pt; font-weight:700; color:#d2b48c;&quot;&gt;Дефекты внешнего вида:&lt;/span&gt;        
&lt;ul style=&quot;margin-top: 0px; margin-bottom: 0px; margin-left: 0px; margin-right: 0px; -qt-list-indent: 2;&quot;&gt;
&lt;li style=&quot; margin-top:0px; margin-bottom:0px; margin-left:0px; margin-right:0px; -qt-block-indent:0; text-indent:0px;&quot;&gt;Белый налет (жировое поседение)            &lt;/li&gt;
&lt;li style=&quot; margin-top:0px; margin-bottom:0px; margin-left:0px; margin-right:0px; -qt-block-indent:0; text-indent:0px;&quot;&gt;Трещины и сколы            &lt;/li&gt;
&lt;li style=&quot; margin-top:0px; margin-bottom:0px; margin-left:0px; margin-right:0px; -qt-block-indent:0; text-indent:0px;&quot;&gt;Неровная поверхность            &lt;/li&gt;
&lt;li style=&quot; margin-top:0px; margin-bottom:0px; margin-left:0px; margin-right:0px; -qt-block-indent:0; text-indent:0px;&quot;&gt;Пузыри воздуха &lt;/li&gt;&lt;/ul&gt;&lt;/li&gt;
&lt;p style=&quot; margin-top:0px; margin-bottom:0px; margin-left:0px; margin-right:0px; -qt-block-indent:1; text-indent:0px;&quot;&gt;               &lt;/p&gt;
&lt;li style=&quot; margin-top:0px; margin-bottom:0px; margin-left:0px; margin-right:0px; -qt-block-indent:0; text-indent:0px;&quot;&gt;        &lt;span style=&quot; font-size:10pt; font-weight:700; color:#d2b48c;&quot;&gt;Вкусовые дефекты:&lt;/span&gt;        
&lt;ul style=&quot;margin-top: 0px; margin-bottom: 0px; margin-left: 0px; margin-right: 0px; -qt-list-indent: 2;&quot;&gt;
&lt;li style=&quot; margin-top:0px; margin-bottom:0px; margin-left:0px; margin-right:0px; -qt-block-indent:0; text-indent:0px;&quot;&gt;Прогорклый вкус            &lt;/li&gt;
&lt;li style=&quot; margin-top:0px; margin-bottom:0px; margin-left:0px; margin-right:0px; -qt-block-indent:0; text-indent:0px;&quot;&gt;Неоднородность консистенции            &lt;/li&gt;
&lt;li style=&quot; margin-top:0px; margin-bottom:0px; margin-left:0px; margin-right:0px; -qt-block-indent:0; text-indent:0px;&quot;&gt;Посторонние привкусы  &lt;/li&gt;&lt;/ul&gt;&lt;/li&gt;
&lt;p style=&quot; margin-top:0px; margin-bottom:0px; margin-left:0px; margin-right:0px; -qt-block-indent:1; text-indent:0px;&quot;&gt;              &lt;/p&gt;
&lt;li style=&quot; margin-top:0px; margin-bottom:0px; margin-left:0px; margin-right:0px; -qt-block-indent:0; text-indent:0px;&quot;&gt;        &lt;span style=&quot; font-size:10pt; font-weight:700; color:#d2b48c;&quot;&gt;Упаковочные дефекты:&lt;/span&gt;        
&lt;ul style=&quot;margin-top: 0px; margin-bottom: 0px; margin-left: 0px; margin-right: 0px; -qt-list-indent: 2;&quot;&gt;
&lt;li style=&quot; margin-top:0px; margin-bottom:0px; margin-left:0px; margin-right:0px; -qt-block-indent:0; text-indent:0px;&quot;&gt;Поврежденная упаковка            &lt;/li&gt;
&lt;li style=&quot; margin-top:0px; margin-bottom:0px; margin-left:0px; margin-right:0px; -qt-block-indent:0; text-indent:0px;&quot;&gt;Нечеткая печать            &lt;/li&gt;
&lt;li style=&quot; margin-top:0px; margin-bottom:0px; margin-left:0px; margin-right:0px; -qt-block-indent:0; text-indent:0px;&quot;&gt;Неправильная маркировка            &lt;/li&gt;&lt;/ul&gt;&lt;/li&gt;&lt;/ul&gt;&lt;/body&gt;&lt;/html&gt;</string>
          </property>
         </widget>
        </item>
       </layout>
      </widget>
     </widget>
    </item>
    <item>
     <layout class="QHBoxLayout" name="footerLayout">
      <item>
       <spacer name="horizontalSpacer">
        <property name="orientation">
         <enum>Qt::Orientation::Horizontal</enum>
        </property>
        <property name="sizeHint" stdset="0">
         <size>
          <width>40</width>
          <height>20</height>
         </size>
        </property>
       </spacer>
      </item>
      <item>
       <widget class="QPushButton" name="aboutCompanyButton">
        <property name="styleSheet">
         <string notr="true">QPushButton {
    background-color: #D2B48C;
    color: white;
    border: none;
    padding: 12px 24px;
    border-radius: 6px;
    font-weight: bold;
    font-size: 12pt;
	color:black;
}
QPushButton:hover {
    background-color: #A0522D;
}
QPushButton:pressed {
    background-color: #654321;
}</string>
        </property>
        <property name="text">
         <string>О компании</string>
        </property>
       </widget>
      </item>
     </layout>
    </item>
   </layout>
  </widget>
 </widget>
 <resources/>
 <connections/>
</ui>
